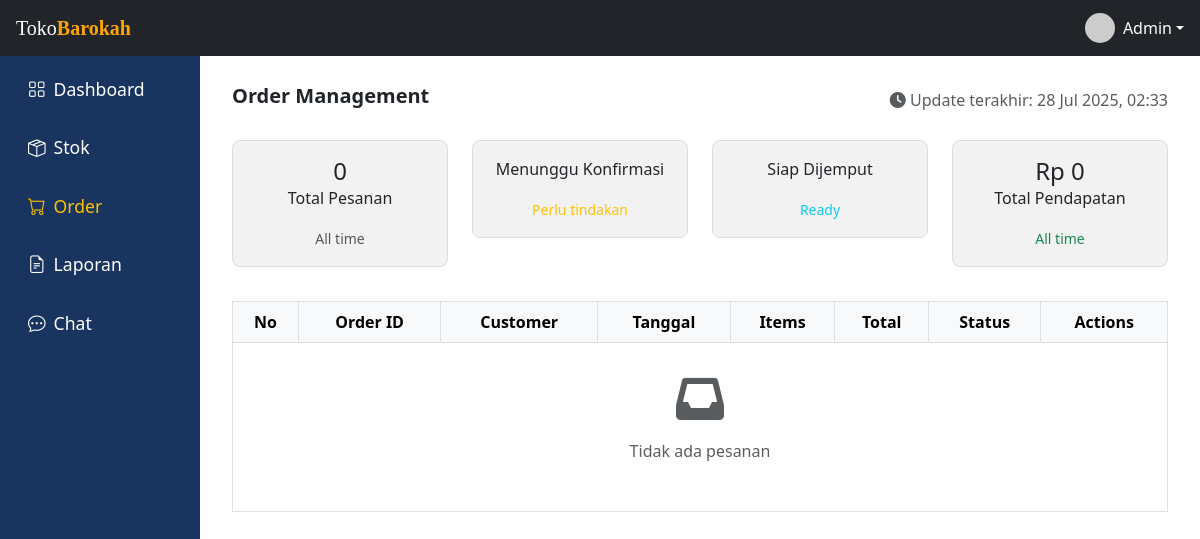
The page /views/admin/order.php (signed in) on the database as committed earlier.
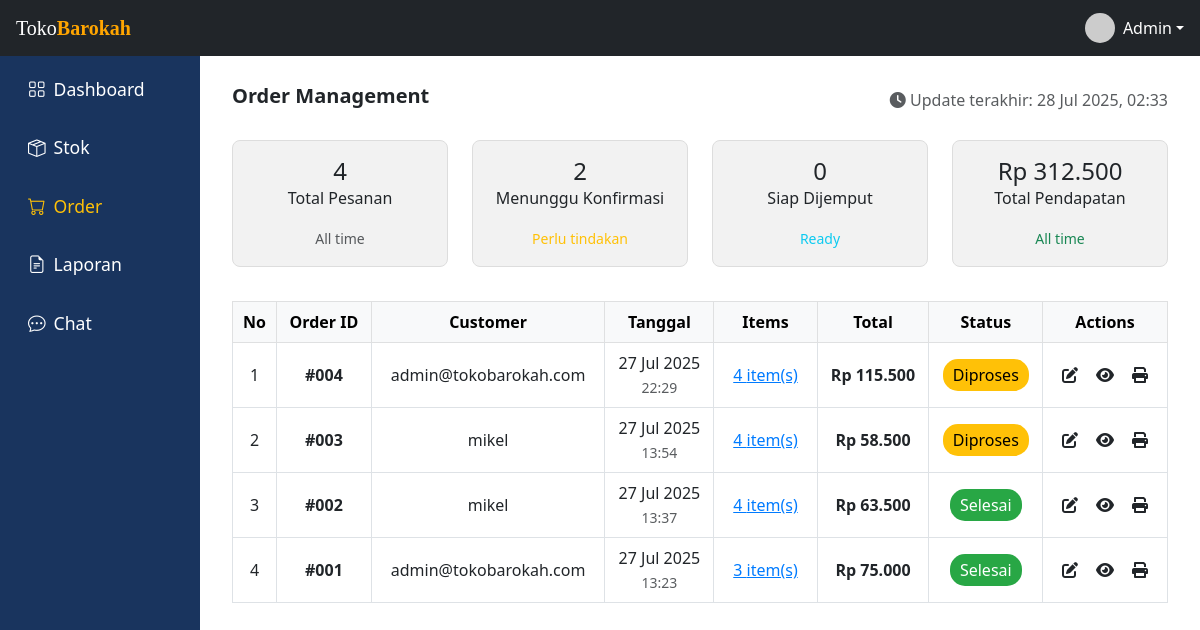
The same page on the database as committed later.
### tables this page shows
CREATE TABLE `orders` (
  `id` int(11) NOT NULL,
  `user_id` int(11) DEFAULT NULL,
  `order_date` datetime DEFAULT current_timestamp(),
  `total_amount` decimal(10,2) DEFAULT NULL,
  `status` enum('diproses','siap_dijemput','selesai') DEFAULT 'diproses'
);

CREATE TABLE `users` (
  `id` int(11) NOT NULL,
  `email` varchar(100) NOT NULL,
  `password` varchar(255) NOT NULL,
  `role` enum('admin','user') NOT NULL DEFAULT 'user',
  `created_at` timestamp NOT NULL DEFAULT current_timestamp()
);

### system/config.php (called while the page is built, shortened)
<?php
class URL {
    public static function base($path = '') {
        return Config::BASE_URL . ltrim($path, '/');
    }
}
?>

### views/admin/order.php (the view, shortened to what this page needs)
<?php
require_once '../../includes/auth_check.php';
$query = "SELECT o.id, o.order_date, o.total_amount, o.status, u.email as nama_user,
          COUNT(oi.id) as total_items
          FROM orders o
          LEFT JOIN users u ON o.user_id = u.id
          LEFT JOIN order_items oi ON o.id = oi.order_id
          GROUP BY o.id, o.order_date, o.total_amount, o.status, u.email
          ORDER BY o.order_date DESC";
$stmt = $pdo->prepare($query);
$stmt->execute();
$orders = $stmt->fetchAll(PDO::FETCH_ASSOC);
$stats_query = "SELECT
    COUNT(*) as total_pesanan,
    SUM(CASE WHEN status = 'diproses' THEN 1 ELSE 0 END) as menunggu_konfirmasi,
    SUM(CASE WHEN status = 'siap_dijemput' THEN 1 ELSE 0 END) as siap_dijemput,
    SUM(CASE WHEN status = 'selesai' THEN 1 ELSE 0 END) as pesanan_selesai,
    SUM(total_amount) as total_pendapatan
    FROM orders";
$stats_stmt = $pdo->prepare($stats_query);
$stats_stmt->execute();
$stats = $stats_stmt->fetch(PDO::FETCH_ASSOC);
?>
<!DOCTYPE html>
<html lang="id">
<head>
    <link href="https://cdn.jsdelivr.net/npm/bootstrap@5.3.0/dist/css/bootstrap.min.css" rel="stylesheet" />
    <link href="https://cdn.jsdelivr.net/npm/bootstrap-icons@1.10.5/font/bootstrap-icons.css" rel="stylesheet" />
    <link rel="stylesheet" href="https://cdnjs.cloudflare.com/ajax/libs/font-awesome/6.0.0-beta3/css/all.min.css">
    <link rel="stylesheet" href="../../assets/css/admin.css">
    <link rel="stylesheet" href="https://cdn.jsdelivr.net/npm/sweetalert2@11/dist/sweetalert2.min.css">
</head>
<body>
    <?php include '../../includes/header_admin.php' ?>
    <div class="d-flex">
        <?php $activePage = 'order'; ?>
        <div class="col-md-2 d-none d-md-block" style="background-color: #19345e; min-height: 100vh;">
            <?php include '../../includes/sidebar.php'; ?>
        </div>
        <div class="col-md-10">
            <div class="main-content">
                <div class="d-flex justify-content-between align-items-center mb-4">
                    <h5><strong>Order Management</strong></h5>
                    <div class="text-muted">
                        <i class="fas fa-clock"></i> Update terakhir: <?php echo date('d M Y, H:i'); ?>
                    </div>
                </div>
                <div class="row mb-4">
                    <div class="col-md-3">
                        <div class="card-box">
                            <h3><?php echo $stats['total_pesanan']; ?></h3>
                            <p>Total Pesanan</p>
                            <small class="text-muted">All time</small>
                        </div>
                    </div>
                    <div class="col-md-3">
                        <div class="card-box">
                            <h3><?php echo $stats['menunggu_konfirmasi']; ?></h3>
                            <p>Menunggu Konfirmasi</p>
                            <small class="text-warning">Perlu tindakan</small>
                        </div>
                    </div>
                    <div class="col-md-3">
                        <div class="card-box">
                            <h3><?php echo $stats['siap_dijemput']; ?></h3>
                            <p>Siap Dijemput</p>
                            <small class="text-info">Ready</small>
                        </div>
                    </div>
                    <div class="col-md-3">
                        <div class="card-box">
                            <h3>Rp <?php echo number_format($stats['total_pendapatan'], 0, ',', '.'); ?></h3>
                            <p>Total Pendapatan</p>
                            <small class="text-success">All time</small>
                        </div>
                    </div>
                </div>
                <div class="table-responsive">
                    <table class="table table-bordered text-center align-middle bg-white">
                        <thead class="table-light">
                            <tr>
                                <th>No</th>
                                <th>Order ID</th>
                                <th>Customer</th>
                                <th>Tanggal</th>
                                <th>Items</th>
                                <th>Total</th>
                                <th>Status</th>
                                <th>Actions</th>
                            </tr>
                        </thead>
                        <tbody>
                            <?php if (empty($orders)): ?>
                                <tr>
                                    <td colspan="8">
                                        <div class="text-center py-4">
                                            <i class="fas fa-inbox fa-3x text-muted mb-3"></i>
                                            <p class="text-muted">Tidak ada pesanan</p>
                                        </div>
                                    </td>
                                </tr>
                            <?php else: ?>
                                <?php foreach ($orders as $index => $order): ?>
                                    <tr>
                                        <td><?php echo $index + 1; ?></td>
                                        <td>
                                            <strong>#<?php echo str_pad($order['id'], 3, '0', STR_PAD_LEFT); ?></strong>
                                        </td>
                                        <td><?php echo htmlspecialchars($order['nama_user']); ?></td>
                                        <td>
                                            <div><?php echo date('d M Y', strtotime($order['order_date'])); ?></div>
                                            <small class="text-muted"><?php echo date('H:i', strtotime($order['order_date'])); ?></small>
                                        </td>
                                        <td>
                                            <button class="order-details-btn" onclick="showOrderDetails(<?php echo $order['id']; ?>)">
                                                <?php echo $order['total_items']; ?> item(s)
                                            </button>
                                        </td>
                                        <td>
                                            <strong>Rp <?php echo number_format($order['total_amount'], 0, ',', '.'); ?></strong>
                                        </td>
                                        <td>
                                            <span class="badge-<?php echo str_replace(' ', '-', $order['status']); ?>">
                                                <?php
                                                switch ($order['status']) {
                                                    case 'diproses':
                                                        echo 'Diproses';
                                                        break;
                                                    case 'selesai':
                                                        echo 'Selesai';
                                                        break;
                                                }
                                                ?>
                                            </span>
                                        </td>
                                        <td>
                                            <div class="d-flex justify-content-center align-items-center gap-2">
                                                <i class="fa-solid fa-pen-to-square action-icons"
                                                    onclick="editStatus(<?php echo $order['id']; ?>, '<?php echo $order['status']; ?>')"
                                                    title="Edit Status"></i>
                                                <i class="fa-solid fa-eye action-icons"
                                                    onclick="showOrderDetails(<?php echo $order['id']; ?>)"
                                                    title="Lihat Detail"></i>
                                                <i class="fa-solid fa-print action-icons"
                                                    onclick="printReceipt(<?php echo $order['id']; ?>)"
                                                    title="Cetak Struk"></i>
                                            </div>
                                        </td>
                                    </tr>
                                <?php endforeach; ?>
                            <?php endif; ?>
                        </tbody>
                    </table>
                </div>
            </div>
        </div>
    </div>
</body>
</html>

### includes/header_admin.php (shortened to what this page needs)
<?php
require_once $_SERVER['DOCUMENT_ROOT'] . '/WarungOnline/system/config.php';
?>
<nav class="navbar fixed-top navbar-expand-lg navbar-dark bg-dark justify-content-between px-3">
  <a class="navbar-brand" href="<?= URL::base(''); ?>" style="font-family: 'Consolas'; !important;"><span
      style="color: white;">Toko</span><b style="color: orange;">Barokah</b></a>
  <div class="dropdown">
    <a class="d-flex align-items-center text-decoration-none dropdown-toggle text-decoration-none" href="#"
      id="adminDropdown" role="button" data-bs-toggle="dropdown" aria-expanded="false" style="color: white;">
      <img src="https://api.dicebear.com/7.x/adventurer-neutral/svg?seed=mail@ashallendesign.co.uk" alt="Profile"
        class="rounded-circle me-2" width="30" height="30">
      <span class="d-none d-sm-inline">Admin</span>
    </a>
  </div>
</nav>

### includes/sidebar.php
<div class="sidebar" id="sidebar">
    <a href="<?= URL::base('views/admin/dashboard.php') ?>" class="<?= ($activePage == 'dashboard') ? 'active' : '' ?>">
        <i class="bi bi-grid"></i>
        Dashboard
    </a>
    <a href="<?= URL::base('views/admin/stok.php') ?>" class="<?= ($activePage == 'stok') ? 'active' : '' ?>">
        <i class="bi bi-box-seam"></i> Stok
    </a>
    <a href="<?= URL::base('views/admin/order.php') ?>" class="<?= ($activePage == 'order') ? 'active' : '' ?>">
        <i class="bi bi-cart"></i> Order
    </a>
    <a href="<?= URL::base('views/admin/laporan.php') ?>" class="<?= ($activePage == 'laporan') ? 'active' : '' ?>">
        <i class="bi bi-file-earmark-text"></i> Laporan
    </a>
    <a href="#" class="<?= ($activePage == 'chat') ? 'active' : '' ?>">
        <i class="bi bi-chat-dots"></i> Chat
    </a>
</div>

### assets/css/admin.css (style rules this page uses)
body { font-family: "Segoe UI", sans-serif; padding-top: 52px; }
.sidebar { position: fixed; height: 100vh; color: white; padding: 1rem; }
.sidebar a { color: white; text-decoration: none; display: flex; align-items: center; margin-bottom: 1rem; font-size: 1.1rem; font-weight: 500; padding: 8px 12px; border-radius: 6px; }
.sidebar a.active, .sidebar a:hover { color: #ffc107; }
.sidebar a i { margin-right: 8px; }
.main-content { padding: 2rem; }
#sidebar { transition: all 1s; }
.table thead { background-color: orange; color: white; }
.card-box { background-color: #f2f2f2; padding: 1rem; border: 1px solid #ddd; border-radius: 8px; text-align: center; margin-bottom: 10px; }
.card-box h3 { margin: 0; font-size: 1.5rem; }
.badge-selesai { background-color: #28a745; color: white; padding: 4px 8px; border-radius: 5px; }

### views/admin/order.php (style rules this page uses)
.badge-diproses { background: #ffc107; color: #000; padding: 5px 10px; border-radius: 15px; }
.badge-selesai { background: #28a745; color: #fff; padding: 5px 10px; border-radius: 15px; }
.action-icons { cursor: pointer; margin: 0 5px; font-size: 16px; }
.card-box { transition: transform 0.2s; }
.table th { background: #f8f9fa; font-weight: 600; }
.order-details-btn { background: none; border: none; color: #007bff; cursor: pointer; text-decoration: underline; }

Rows that differ between the two databases and show on the page:
added orders: id "004", user.email "admin@tokobarokah.com", order_date "27 Jul 2025", order_date "22:29", total_items "4", total_amount "115.500", status "Diproses"
added orders: id "003", user.email "mikel", order_date "27 Jul 2025", order_date "13:54", total_items "4", total_amount "58.500", status "Diproses"
added orders: id "002", user.email "mikel", order_date "27 Jul 2025", order_date "13:37", total_items "4", total_amount "63.500", status "Selesai"
added orders: id "001", user.email "admin@tokobarokah.com", order_date "27 Jul 2025", order_date "13:23", total_items "3", total_amount "75.000", status "Selesai"
Other text that changed with them:
$stats['total_pesanan']: "0" → "4"
$stats['menunggu_konfirmasi']: (not shown) → "2"
$stats['siap_dijemput']: (not shown) → "0"
$stats['total_pendapatan']: "0" → "312.500"
text no longer shown: "Tidak ada pesanan"
